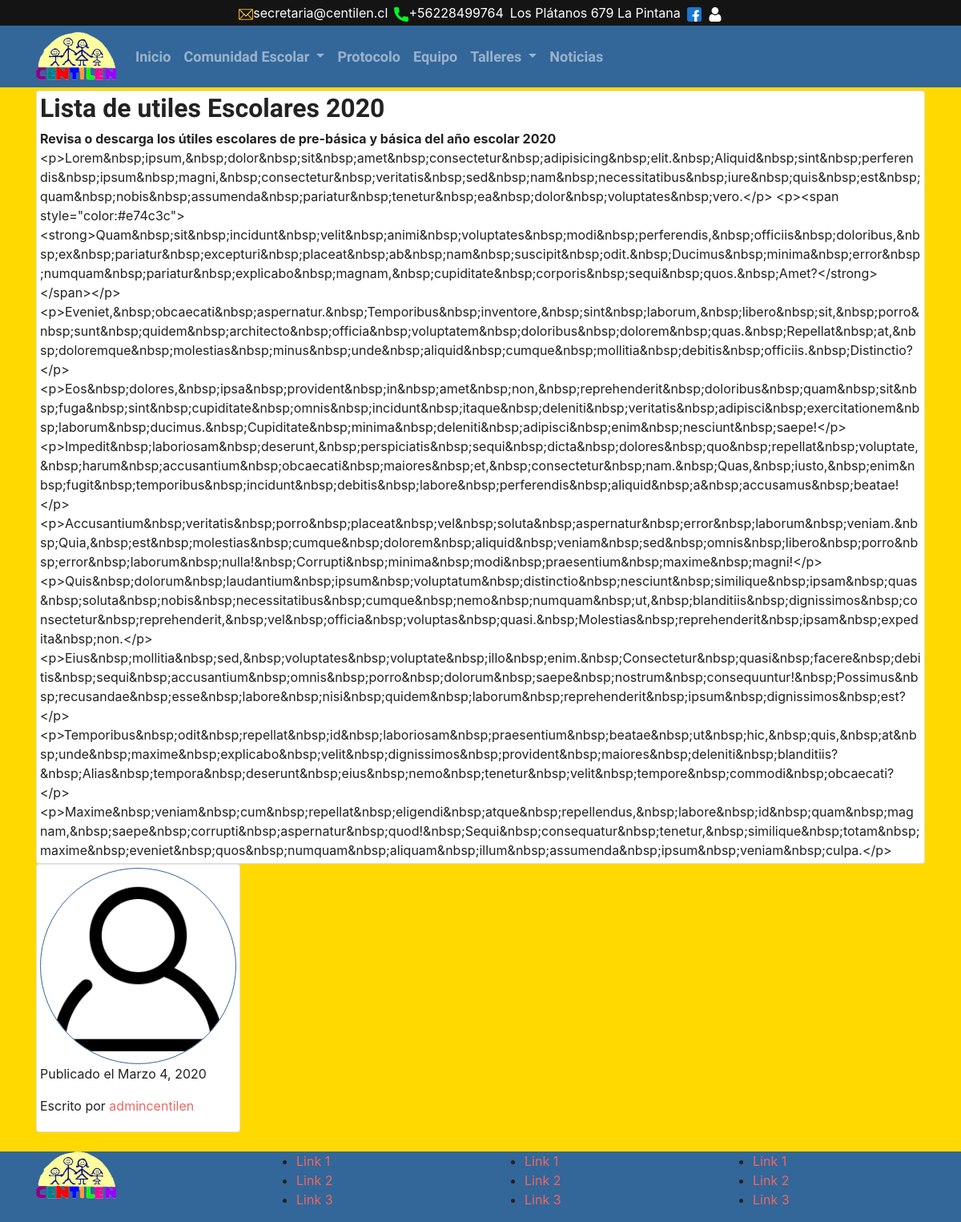
The page /noticia/3 on the database its author committed.
### core/models.py (models this page shows, shortened)
class Post(models.Model):
    autor = models.ForeignKey('auth.User', on_delete=models.CASCADE)
    titulo = models.CharField(max_length=200)
    descripcion = models.CharField(max_length=500)
    texto = RichTextField(config_name='awesome_ckeditor')
    created_date = models.DateField(default=date.today)
    fecha_publicacion = models.DateField(blank=True, null=True)
    def __str__(self):
        return self.titulo

### core/views.py (the view)
# urls.py: path('noticia/<id>', postNoticia, name='postNoticia')
def postNoticia(request, id):
    noticia = Post.objects.get(id=id)
    data = {
        'noticia': noticia
    }
    print(noticia)
    return render(request, 'core/post.html', data)

### core/templates/core/post.html
{% extends 'core/base.html' %}
{% load static %}
{% block contenido %}
 <div class="container">
    <div class="row mt-1">
        <div class="col">
            <div class="card p-1">
                <h2>{{ noticia.titulo }}</h2>
                <b>{{ noticia.descripcion }}</b>
                {{ noticia.texto }}
            </div>
        </div>
        <div class="col-3">
            <div class="card p-1">
                <img src="{% static 'core/img/userimg.png' %}" class="w-100 rounded-circle border border-info" alt="">
                <p>Publicado el {{ noticia.fecha_publicacion }}</p>
                <p>Escrito por <a href="#">{{ noticia.autor }}</a></p>
            </div>
        </div>
    </div>
 </div>
{% endblock contenido %}

### core/templates/core/base.html (shortened to what this page needs)
<!DOCTYPE html>
<html lang="en">
<head>
    {% load static %}
    <link rel="stylesheet" href="{% static 'core/css/bootstrap.min.css' %}">
    <link rel="stylesheet" href="{% static 'core/css/style.css' %}">
</head>
<body>
  <header>
    <div class="d-flex justify-content-center bgheader">
        <a href="mailto:secretaria@centilen.cl" class="linkheader m-1"><img src="{% static 'core/img/email.svg' %}" alt="" style="width: 18px;">secretaria@centilen.cl</a>
        <a href="tel:+56228499764" class="linkheader m-1"><img src="{% static 'core/img/telefono.svg' %}" alt="" style="width: 18px;">+56228499764</a>
        <a href="https://goo.gl/maps/XtvhgrJPG5NjoDLX7" class="linkheader m-1"><img src="{% static 'core/img/ubicacion.svg' %}" alt="" style="width: 18px;">Los Plátanos 679 La Pintana</a>
        <a href="https://www.facebook.com/centilen.lapintana.9" class="linkheader m-1"><img src="{% static 'core/img/facebook.svg' %}" style="width: 18px;" alt=""></a>
        <a href="#" class="linkheader m-1"><img src="{% static 'core/img/usuario.svg' %}"  alt="" style="width: 18px;"></a>
    </div>
</header>
    <div>
        <nav class="navbar navbar-expand-lg navbar-dark bg-info">
            <div class="container">
                <a class="" href="{% url 'home' %}"><img src="{% static 'core/img/logo.png' %}" alt="" class="logonav"></a>
            <div class="collapse navbar-collapse" id="navbarNavDropdown">
              <ul class="navbar-nav">
                <li class="nav-item">
                  <a class="nav-link pl-md-4 navlink" href="{% url 'home' %}">Inicio</a>
                </li>
                <li class="nav-item dropdown">
                  <a class="nav-link dropdown-toggle" href="#" id="navbarDropdownMenuLink" role="button" data-toggle="dropdown" aria-haspopup="true" aria-expanded="false">
                    Comunidad Escolar
                  </a>
                </li>
                <li class="nav-item">
                  <a class="nav-link" href="#">Protocolo</a>
                </li>
                <li class="nav-item">
                  <a class="nav-link" href="#">Equipo</a>
                </li>
                <li class="nav-item dropdown">
                  <a class="nav-link dropdown-toggle" href="#" id="navbarDropdownMenuLink" role="button" data-toggle="dropdown" aria-haspopup="true" aria-expanded="false">
                    Talleres
                  </a>
                </li>
                <li class="nav-item">
                  <a class="nav-link" href="#">Noticias</a>
                </li>
              </ul>
            </div>
            </div>
          </nav>
    </div>
{% block contenido %}
{% endblock contenido %}
<br>
<footer class="bg-info">
<div class="container">
  <div class="row">
    <div class="col">
      <img src="{% static 'core/img/logo.png' %}" class="logofooter" alt="">
    </div>
    <div class="col">
      <ul>
        <li><a href="#">Link 1</a></li>
        <li><a href="#">Link 2</a></li>
        <li><a href="#">Link 3</a></li>
      </ul>
    </div>
    <div class="col">
      <ul>
        <li><a href="#">Link 1</a></li>
        <li><a href="#">Link 2</a></li>
        <li><a href="#">Link 3</a></li>
      </ul>
    </div>
    <div class="col">
      <ul>
        <li><a href="#">Link 1</a></li>
        <li><a href="#">Link 2</a></li>
        <li><a href="#">Link 3</a></li>
      </ul>
    </div>
  </div>
</div>
</footer>
</body>
</html>

### core/static/core/css/style.css (style rules this page uses)
body { background: rgb(255, 217, 0); }
header { background: rgb(95, 95, 95); }
.logonav { width: 100px; }
.logofooter { width: 100px; }
.bgheader { background: rgb(20, 20, 20); }
.bgheader a { color: rgb(255, 255, 255); }

### rows shown on the page
Post: titulo "Lista de utiles Escolares 2020", descripcion "Revisa o descarga los útiles escolares de pre-básica y básica del año escolar 2020", texto "<p>Lorem&nbsp;ipsum,&nbsp;dolor&nbsp;sit&nbsp;amet&nbsp;consectetur&nbsp;adipisicing&nbsp;elit.&nbsp;Aliquid&nbsp;sint&nbsp;perferendis&nbsp;ipsum&nbsp;magni,&nbsp;consectetur&nbsp;veritatis&nbsp;sed&nbsp;nam&nbsp;necessitatibus&nbsp;iure&nbsp;quis&nbsp;est&nbsp;quam&nbsp;nobis&nbsp;assumenda&nbsp;pariatur&nbsp;tenetur&nbsp;ea&nbsp;dolor&nbsp;voluptates&nbsp;vero.</p> <p><span…", fecha_publicacion "Marzo 4, 2020", autor "admincentilen"
